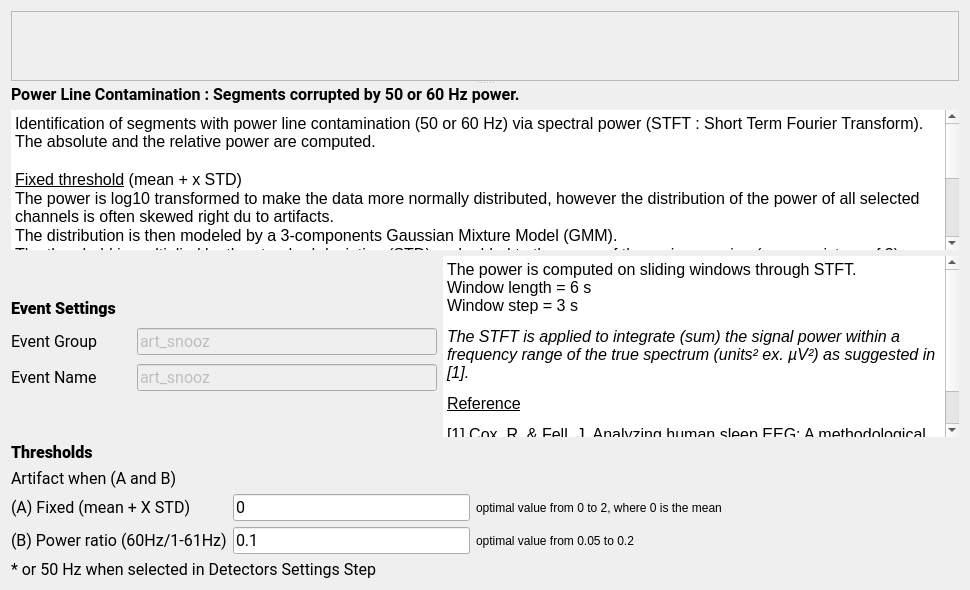
<?xml version="1.0" encoding="UTF-8"?>
<ui version="4.0">
 <class>PowerLineStep</class>
 <widget class="QWidget" name="PowerLineStep">
  <property name="geometry">
   <rect>
    <x>0</x>
    <y>0</y>
    <width>970</width>
    <height>590</height>
   </rect>
  </property>
  <property name="windowTitle">
   <string>Form</string>
  </property>
  <property name="styleSheet">
   <string notr="true">font: 12pt &quot;Roboto&quot;;</string>
  </property>
  <layout class="QVBoxLayout" name="verticalLayout_4">
   <item>
    <widget class="QSplitter" name="splitter">
     <property name="orientation">
      <enum>Qt::Orientation::Vertical</enum>
     </property>
     <widget class="QScrollArea" name="scrollArea">
      <property name="sizePolicy">
       <sizepolicy hsizetype="Expanding" vsizetype="Expanding">
        <horstretch>0</horstretch>
        <verstretch>0</verstretch>
       </sizepolicy>
      </property>
      <property name="widgetResizable">
       <bool>true</bool>
      </property>
      <widget class="QWidget" name="scrollAreaWidgetContents">
       <property name="geometry">
        <rect>
         <x>0</x>
         <y>0</y>
         <width>1549</width>
         <height>164</height>
        </rect>
       </property>
       <property name="sizePolicy">
        <sizepolicy hsizetype="Expanding" vsizetype="Expanding">
         <horstretch>0</horstretch>
         <verstretch>0</verstretch>
        </sizepolicy>
       </property>
       <layout class="QHBoxLayout" name="horizontalLayout">
        <item>
         <widget class="QLabel" name="label_10">
          <property name="maximumSize">
           <size>
            <width>16777215</width>
            <height>150</height>
           </size>
          </property>
          <property name="text">
           <string/>
          </property>
          <property name="pixmap">
           <pixmap resource="PowerLine_res.qrc">:/powerline/powerLine_marked.png</pixmap>
          </property>
          <property name="alignment">
           <set>Qt::AlignmentFlag::AlignCenter</set>
          </property>
         </widget>
        </item>
       </layout>
      </widget>
     </widget>
     <widget class="QWidget" name="layoutWidget">
      <layout class="QVBoxLayout" name="verticalLayout_3">
       <property name="sizeConstraint">
        <enum>QLayout::SizeConstraint::SetNoConstraint</enum>
       </property>
       <item>
        <widget class="QLabel" name="label_9">
         <property name="sizePolicy">
          <sizepolicy hsizetype="Preferred" vsizetype="Fixed">
           <horstretch>0</horstretch>
           <verstretch>0</verstretch>
          </sizepolicy>
         </property>
         <property name="font">
          <font>
           <family>Roboto</family>
           <pointsize>12</pointsize>
           <italic>false</italic>
           <bold>false</bold>
          </font>
         </property>
         <property name="text">
          <string>&lt;html&gt;&lt;head/&gt;&lt;body&gt;&lt;p&gt;&lt;span style=&quot; font-weight:600;&quot;&gt;Power Line Contamination : Segments corrupted by 50 or 60 Hz power.&lt;/span&gt;&lt;/p&gt;&lt;/body&gt;&lt;/html&gt;</string>
         </property>
        </widget>
       </item>
       <item>
        <widget class="QTextEdit" name="description_textEdit">
         <property name="sizePolicy">
          <sizepolicy hsizetype="Expanding" vsizetype="Expanding">
           <horstretch>0</horstretch>
           <verstretch>0</verstretch>
          </sizepolicy>
         </property>
         <property name="maximumSize">
          <size>
           <width>16777215</width>
           <height>16777215</height>
          </size>
         </property>
         <property name="autoFillBackground">
          <bool>true</bool>
         </property>
         <property name="styleSheet">
          <string notr="true"/>
         </property>
         <property name="frameShape">
          <enum>QFrame::Shape::NoFrame</enum>
         </property>
         <property name="frameShadow">
          <enum>QFrame::Shadow::Sunken</enum>
         </property>
         <property name="lineWidth">
          <number>1</number>
         </property>
         <property name="readOnly">
          <bool>true</bool>
         </property>
         <property name="html">
          <string>&lt;!DOCTYPE HTML PUBLIC &quot;-//W3C//DTD HTML 4.0//EN&quot; &quot;http://www.w3.org/TR/REC-html40/strict.dtd&quot;&gt;
&lt;html&gt;&lt;head&gt;&lt;meta name=&quot;qrichtext&quot; content=&quot;1&quot; /&gt;&lt;meta charset=&quot;utf-8&quot; /&gt;&lt;style type=&quot;text/css&quot;&gt;
p, li { white-space: pre-wrap; }
hr { height: 1px; border-width: 0; }
li.unchecked::marker { content: &quot;\2610&quot;; }
li.checked::marker { content: &quot;\2612&quot;; }
&lt;/style&gt;&lt;/head&gt;&lt;body style=&quot; font-family:'Roboto'; font-size:12pt; font-weight:400; font-style:normal;&quot;&gt;
&lt;p style=&quot; margin-top:0px; margin-bottom:0px; margin-left:0px; margin-right:0px; -qt-block-indent:0; text-indent:0px;&quot;&gt;Identification of segments with power line contamination (50 or 60 Hz) via spectral power (STFT : Short Term Fourier Transform). The absolute and the relative power are computed. &lt;/p&gt;
&lt;p style=&quot;-qt-paragraph-type:empty; margin-top:0px; margin-bottom:0px; margin-left:0px; margin-right:0px; -qt-block-indent:0; text-indent:0px;&quot;&gt;&lt;br /&gt;&lt;/p&gt;
&lt;p style=&quot; margin-top:0px; margin-bottom:0px; margin-left:0px; margin-right:0px; -qt-block-indent:0; text-indent:0px;&quot;&gt;&lt;span style=&quot; text-decoration: underline;&quot;&gt;Fixed threshold&lt;/span&gt;&lt;span style=&quot; color:#000000;&quot;&gt; (mean + x STD)&lt;/span&gt;&lt;/p&gt;
&lt;p style=&quot; margin-top:0px; margin-bottom:0px; margin-left:0px; margin-right:0px; -qt-block-indent:0; text-indent:0px;&quot;&gt;The power is log10 transformed to make the data more normally distributed, however the distribution of the power of all selected channels is often skewed right du to artifacts.&lt;/p&gt;
&lt;p style=&quot; margin-top:0px; margin-bottom:0px; margin-left:0px; margin-right:0px; -qt-block-indent:0; text-indent:0px;&quot;&gt;The distribution is then modeled by a 3-components Gaussian Mixture Model (GMM).&lt;/p&gt;
&lt;p style=&quot; margin-top:0px; margin-bottom:0px; margin-left:0px; margin-right:0px; -qt-block-indent:0; text-indent:0px;&quot;&gt;The threshold is multiplied by the standard deviation (STD) and added to the mean of the main gaussian (over a mixture of 3).&lt;/p&gt;
&lt;p style=&quot; margin-top:0px; margin-bottom:0px; margin-left:0px; margin-right:0px; -qt-block-indent:0; text-indent:0px;&quot;&gt;An artifact is possibly identified when the log10(power) &amp;gt; (mean + threshold*STD)&lt;/p&gt;
&lt;p style=&quot;-qt-paragraph-type:empty; margin-top:0px; margin-bottom:0px; margin-left:0px; margin-right:0px; -qt-block-indent:0; text-indent:0px;&quot;&gt;&lt;br /&gt;&lt;/p&gt;
&lt;p style=&quot; margin-top:0px; margin-bottom:0px; margin-left:0px; margin-right:0px; -qt-block-indent:0; text-indent:0px;&quot;&gt;&lt;span style=&quot; text-decoration: underline;&quot;&gt;Power ratio threshold&lt;/span&gt; (relative power)&lt;/p&gt;
&lt;p style=&quot; margin-top:0px; margin-bottom:0px; margin-left:0px; margin-right:0px; -qt-block-indent:0; text-indent:0px;&quot;&gt;Power line contamination can be masked (thus non-disturbing) by a strong low frequency signal. An artifact is possibly identified when the relative power (60 Hz)/(1-61 Hz) &amp;gt; threshold.&lt;/p&gt;
&lt;p style=&quot;-qt-paragraph-type:empty; margin-top:0px; margin-bottom:0px; margin-left:0px; margin-right:0px; -qt-block-indent:0; text-indent:0px;&quot;&gt;&lt;br /&gt;&lt;/p&gt;
&lt;p style=&quot; margin-top:0px; margin-bottom:0px; margin-left:0px; margin-right:0px; -qt-block-indent:0; text-indent:0px;&quot;&gt;A segment whose power exceeds the 2 thresholds is considered an artifact.&lt;/p&gt;&lt;/body&gt;&lt;/html&gt;</string>
         </property>
        </widget>
       </item>
      </layout>
     </widget>
    </widget>
   </item>
   <item>
    <layout class="QHBoxLayout" name="horizontalLayout_4">
     <property name="sizeConstraint">
      <enum>QLayout::SizeConstraint::SetDefaultConstraint</enum>
     </property>
     <item>
      <layout class="QVBoxLayout" name="verticalLayout">
       <property name="sizeConstraint">
        <enum>QLayout::SizeConstraint::SetNoConstraint</enum>
       </property>
       <item>
        <spacer name="verticalSpacer">
         <property name="orientation">
          <enum>Qt::Orientation::Vertical</enum>
         </property>
         <property name="sizeType">
          <enum>QSizePolicy::Policy::Preferred</enum>
         </property>
         <property name="sizeHint" stdset="0">
          <size>
           <width>20</width>
           <height>40</height>
          </size>
         </property>
        </spacer>
       </item>
       <item>
        <widget class="QLabel" name="label_4">
         <property name="minimumSize">
          <size>
           <width>0</width>
           <height>20</height>
          </size>
         </property>
         <property name="maximumSize">
          <size>
           <width>16777215</width>
           <height>20</height>
          </size>
         </property>
         <property name="font">
          <font>
           <family>Roboto</family>
           <pointsize>12</pointsize>
           <italic>false</italic>
           <bold>false</bold>
          </font>
         </property>
         <property name="text">
          <string>&lt;html&gt;&lt;head/&gt;&lt;body&gt;&lt;p&gt;&lt;span style=&quot; font-weight:700;&quot;&gt;Event Settings&lt;/span&gt;&lt;/p&gt;&lt;/body&gt;&lt;/html&gt;</string>
         </property>
        </widget>
       </item>
       <item>
        <layout class="QHBoxLayout" name="horizontalLayout_2">
         <item>
          <widget class="QLabel" name="label_3">
           <property name="sizePolicy">
            <sizepolicy hsizetype="Fixed" vsizetype="Fixed">
             <horstretch>0</horstretch>
             <verstretch>0</verstretch>
            </sizepolicy>
           </property>
           <property name="minimumSize">
            <size>
             <width>120</width>
             <height>0</height>
            </size>
           </property>
           <property name="maximumSize">
            <size>
             <width>120</width>
             <height>16777215</height>
            </size>
           </property>
           <property name="font">
            <font>
             <family>Roboto</family>
             <pointsize>12</pointsize>
             <italic>false</italic>
             <bold>false</bold>
            </font>
           </property>
           <property name="text">
            <string>Event Group</string>
           </property>
          </widget>
         </item>
         <item>
          <widget class="QLineEdit" name="group_lineEdit">
           <property name="enabled">
            <bool>false</bool>
           </property>
           <property name="sizePolicy">
            <sizepolicy hsizetype="Fixed" vsizetype="Fixed">
             <horstretch>0</horstretch>
             <verstretch>0</verstretch>
            </sizepolicy>
           </property>
           <property name="minimumSize">
            <size>
             <width>300</width>
             <height>0</height>
            </size>
           </property>
           <property name="maximumSize">
            <size>
             <width>300</width>
             <height>16777215</height>
            </size>
           </property>
           <property name="font">
            <font>
             <family>Roboto</family>
             <pointsize>12</pointsize>
             <italic>false</italic>
             <bold>false</bold>
            </font>
           </property>
           <property name="toolTip">
            <string>In which &quot;Event Group&quot; the detected artifact are added (label in the annotation file). Go to the general Detectors Settings to edit the group.</string>
           </property>
           <property name="text">
            <string>art_snooz</string>
           </property>
          </widget>
         </item>
        </layout>
       </item>
       <item>
        <layout class="QHBoxLayout" name="horizontalLayout_3">
         <property name="sizeConstraint">
          <enum>QLayout::SizeConstraint::SetDefaultConstraint</enum>
         </property>
         <item>
          <widget class="QLabel" name="label_11">
           <property name="sizePolicy">
            <sizepolicy hsizetype="Fixed" vsizetype="Fixed">
             <horstretch>0</horstretch>
             <verstretch>0</verstretch>
            </sizepolicy>
           </property>
           <property name="minimumSize">
            <size>
             <width>120</width>
             <height>0</height>
            </size>
           </property>
           <property name="maximumSize">
            <size>
             <width>120</width>
             <height>16777215</height>
            </size>
           </property>
           <property name="font">
            <font>
             <family>Roboto</family>
             <pointsize>12</pointsize>
             <italic>false</italic>
             <bold>false</bold>
            </font>
           </property>
           <property name="text">
            <string>Event Name</string>
           </property>
          </widget>
         </item>
         <item>
          <widget class="QLineEdit" name="name_rel_lineEdit">
           <property name="enabled">
            <bool>false</bool>
           </property>
           <property name="sizePolicy">
            <sizepolicy hsizetype="Fixed" vsizetype="Fixed">
             <horstretch>0</horstretch>
             <verstretch>0</verstretch>
            </sizepolicy>
           </property>
           <property name="minimumSize">
            <size>
             <width>300</width>
             <height>0</height>
            </size>
           </property>
           <property name="maximumSize">
            <size>
             <width>300</width>
             <height>16777215</height>
            </size>
           </property>
           <property name="font">
            <font>
             <family>Roboto</family>
             <pointsize>12</pointsize>
             <italic>false</italic>
             <bold>false</bold>
            </font>
           </property>
           <property name="toolTip">
            <string>The event name of the detected artifact based on the absolute power. Go to the general Detectors Settings to edit the name.</string>
           </property>
           <property name="text">
            <string>art_snooz</string>
           </property>
          </widget>
         </item>
        </layout>
       </item>
       <item>
        <spacer name="verticalSpacer_2">
         <property name="orientation">
          <enum>Qt::Orientation::Vertical</enum>
         </property>
         <property name="sizeType">
          <enum>QSizePolicy::Policy::Preferred</enum>
         </property>
         <property name="sizeHint" stdset="0">
          <size>
           <width>20</width>
           <height>40</height>
          </size>
         </property>
        </spacer>
       </item>
      </layout>
     </item>
     <item>
      <widget class="QTextEdit" name="settings_textEdit">
       <property name="minimumSize">
        <size>
         <width>0</width>
         <height>0</height>
        </size>
       </property>
       <property name="maximumSize">
        <size>
         <width>16777215</width>
         <height>200</height>
        </size>
       </property>
       <property name="focusPolicy">
        <enum>Qt::FocusPolicy::NoFocus</enum>
       </property>
       <property name="contextMenuPolicy">
        <enum>Qt::ContextMenuPolicy::NoContextMenu</enum>
       </property>
       <property name="acceptDrops">
        <bool>false</bool>
       </property>
       <property name="autoFillBackground">
        <bool>true</bool>
       </property>
       <property name="styleSheet">
        <string notr="true"/>
       </property>
       <property name="frameShape">
        <enum>QFrame::Shape::NoFrame</enum>
       </property>
       <property name="frameShadow">
        <enum>QFrame::Shadow::Sunken</enum>
       </property>
       <property name="lineWidth">
        <number>1</number>
       </property>
       <property name="readOnly">
        <bool>true</bool>
       </property>
       <property name="html">
        <string>&lt;!DOCTYPE HTML PUBLIC &quot;-//W3C//DTD HTML 4.0//EN&quot; &quot;http://www.w3.org/TR/REC-html40/strict.dtd&quot;&gt;
&lt;html&gt;&lt;head&gt;&lt;meta name=&quot;qrichtext&quot; content=&quot;1&quot; /&gt;&lt;meta charset=&quot;utf-8&quot; /&gt;&lt;style type=&quot;text/css&quot;&gt;
p, li { white-space: pre-wrap; }
hr { height: 1px; border-width: 0; }
li.unchecked::marker { content: &quot;\2610&quot;; }
li.checked::marker { content: &quot;\2612&quot;; }
&lt;/style&gt;&lt;/head&gt;&lt;body style=&quot; font-family:'Roboto'; font-size:12pt; font-weight:400; font-style:normal;&quot;&gt;
&lt;p style=&quot; margin-top:12px; margin-bottom:12px; margin-left:0px; margin-right:0px; -qt-block-indent:0; text-indent:0px;&quot;&gt;&lt;span style=&quot; color:#000000;&quot;&gt;The power is computed on sliding windows through STFT.&lt;br /&gt;Window length = 6 s&lt;br /&gt;Window step = 3 s &lt;/span&gt;&lt;/p&gt;
&lt;p style=&quot; margin-top:12px; margin-bottom:12px; margin-left:0px; margin-right:0px; -qt-block-indent:0; text-indent:0px;&quot;&gt;&lt;span style=&quot; font-style:italic; color:#000000;&quot;&gt;The STFT is applied to integrate (sum) the signal power within a frequency range of the true spectrum (units² ex. µV²) as suggested in [1].&lt;/span&gt;&lt;/p&gt;
&lt;p style=&quot; margin-top:12px; margin-bottom:12px; margin-left:0px; margin-right:0px; -qt-block-indent:0; text-indent:0px;&quot;&gt;&lt;a href=&quot;https://pubmed.ncbi.nlm.nih.gov/12723066/&quot;&gt;&lt;span style=&quot; text-decoration: underline; color:#000000;&quot;&gt;Reference&lt;/span&gt;&lt;/a&gt;&lt;/p&gt;
&lt;p style=&quot; margin-top:12px; margin-bottom:12px; margin-left:0px; margin-right:0px; -qt-block-indent:0; text-indent:0px;&quot;&gt;&lt;span style=&quot; color:#000000;&quot;&gt;[1] Cox, R. &amp;amp; Fell, J. Analyzing human sleep EEG: A methodological primer with code implementation. Sleep Medicine Reviews54, 101353 (2020).&lt;/span&gt;&lt;/p&gt;&lt;/body&gt;&lt;/html&gt;</string>
       </property>
      </widget>
     </item>
    </layout>
   </item>
   <item>
    <layout class="QVBoxLayout" name="verticalLayout_2">
     <item>
      <widget class="QLabel" name="label">
       <property name="minimumSize">
        <size>
         <width>0</width>
         <height>20</height>
        </size>
       </property>
       <property name="maximumSize">
        <size>
         <width>16777215</width>
         <height>20</height>
        </size>
       </property>
       <property name="font">
        <font>
         <family>Roboto</family>
         <pointsize>12</pointsize>
         <italic>false</italic>
         <bold>false</bold>
        </font>
       </property>
       <property name="text">
        <string>&lt;html&gt;&lt;head/&gt;&lt;body&gt;&lt;p&gt;&lt;span style=&quot; font-weight:700;&quot;&gt;Thresholds &lt;/span&gt;&lt;/p&gt;&lt;/body&gt;&lt;/html&gt;</string>
       </property>
      </widget>
     </item>
     <item>
      <widget class="QLabel" name="label_8">
       <property name="font">
        <font>
         <family>Roboto</family>
         <pointsize>12</pointsize>
         <italic>false</italic>
         <bold>false</bold>
        </font>
       </property>
       <property name="text">
        <string>Artifact when (A and B)</string>
       </property>
      </widget>
     </item>
     <item>
      <layout class="QGridLayout" name="gridLayout">
       <item row="1" column="1">
        <widget class="QLineEdit" name="thresh_rel_lineEdit">
         <property name="maximumSize">
          <size>
           <width>250</width>
           <height>16777215</height>
          </size>
         </property>
         <property name="font">
          <font>
           <family>Roboto</family>
           <pointsize>12</pointsize>
           <italic>false</italic>
           <bold>false</bold>
          </font>
         </property>
         <property name="text">
          <string>0.1</string>
         </property>
        </widget>
       </item>
       <item row="0" column="2">
        <widget class="QLabel" name="label_7">
         <property name="text">
          <string>optimal value from 0 to 2, where 0 is the mean</string>
         </property>
        </widget>
       </item>
       <item row="0" column="1">
        <widget class="QLineEdit" name="tresh_abs_lineEdit">
         <property name="maximumSize">
          <size>
           <width>250</width>
           <height>16777215</height>
          </size>
         </property>
         <property name="font">
          <font>
           <family>Roboto</family>
           <pointsize>12</pointsize>
           <italic>false</italic>
           <bold>false</bold>
          </font>
         </property>
         <property name="text">
          <string>0</string>
         </property>
        </widget>
       </item>
       <item row="1" column="0">
        <widget class="QLabel" name="label_6">
         <property name="font">
          <font>
           <family>Roboto</family>
           <pointsize>12</pointsize>
           <italic>false</italic>
           <bold>false</bold>
          </font>
         </property>
         <property name="text">
          <string>&lt;html&gt;&lt;head/&gt;&lt;body&gt;&lt;p&gt;(B) Power ratio (60Hz/1-61Hz)&lt;/p&gt;&lt;/body&gt;&lt;/html&gt;</string>
         </property>
         <property name="textFormat">
          <enum>Qt::TextFormat::RichText</enum>
         </property>
        </widget>
       </item>
       <item row="0" column="0">
        <widget class="QLabel" name="label_2">
         <property name="minimumSize">
          <size>
           <width>0</width>
           <height>0</height>
          </size>
         </property>
         <property name="font">
          <font>
           <family>Roboto</family>
           <pointsize>12</pointsize>
           <italic>false</italic>
           <bold>false</bold>
          </font>
         </property>
         <property name="text">
          <string>(A) Fixed (mean + X STD)</string>
         </property>
         <property name="textFormat">
          <enum>Qt::TextFormat::RichText</enum>
         </property>
        </widget>
       </item>
       <item row="1" column="2">
        <widget class="QLabel" name="label_12">
         <property name="text">
          <string>optimal value from 0.05 to 0.2</string>
         </property>
        </widget>
       </item>
       <item row="0" column="3">
        <spacer name="horizontalSpacer">
         <property name="orientation">
          <enum>Qt::Orientation::Horizontal</enum>
         </property>
         <property name="sizeHint" stdset="0">
          <size>
           <width>40</width>
           <height>20</height>
          </size>
         </property>
        </spacer>
       </item>
      </layout>
     </item>
     <item>
      <widget class="QLabel" name="label_5">
       <property name="font">
        <font>
         <family>Roboto</family>
         <pointsize>12</pointsize>
         <italic>false</italic>
         <bold>false</bold>
        </font>
       </property>
       <property name="text">
        <string>* or 50 Hz when selected in Detectors Settings Step</string>
       </property>
      </widget>
     </item>
     <item>
      <spacer name="verticalSpacer_3">
       <property name="orientation">
        <enum>Qt::Orientation::Vertical</enum>
       </property>
       <property name="sizeType">
        <enum>QSizePolicy::Policy::Preferred</enum>
       </property>
       <property name="sizeHint" stdset="0">
        <size>
         <width>20</width>
         <height>10</height>
        </size>
       </property>
      </spacer>
     </item>
    </layout>
   </item>
  </layout>
 </widget>
 <resources>
  <include location="PowerLine_res.qrc"/>
  <include location="../../../../../snooz-toolbox/src/main/python/ui/themes/themes.qrc"/>
 </resources>
 <connections/>
 <slots>
  <slot>on_choose()</slot>
  <slot>on_input_format_changed()</slot>
 </slots>
</ui>
